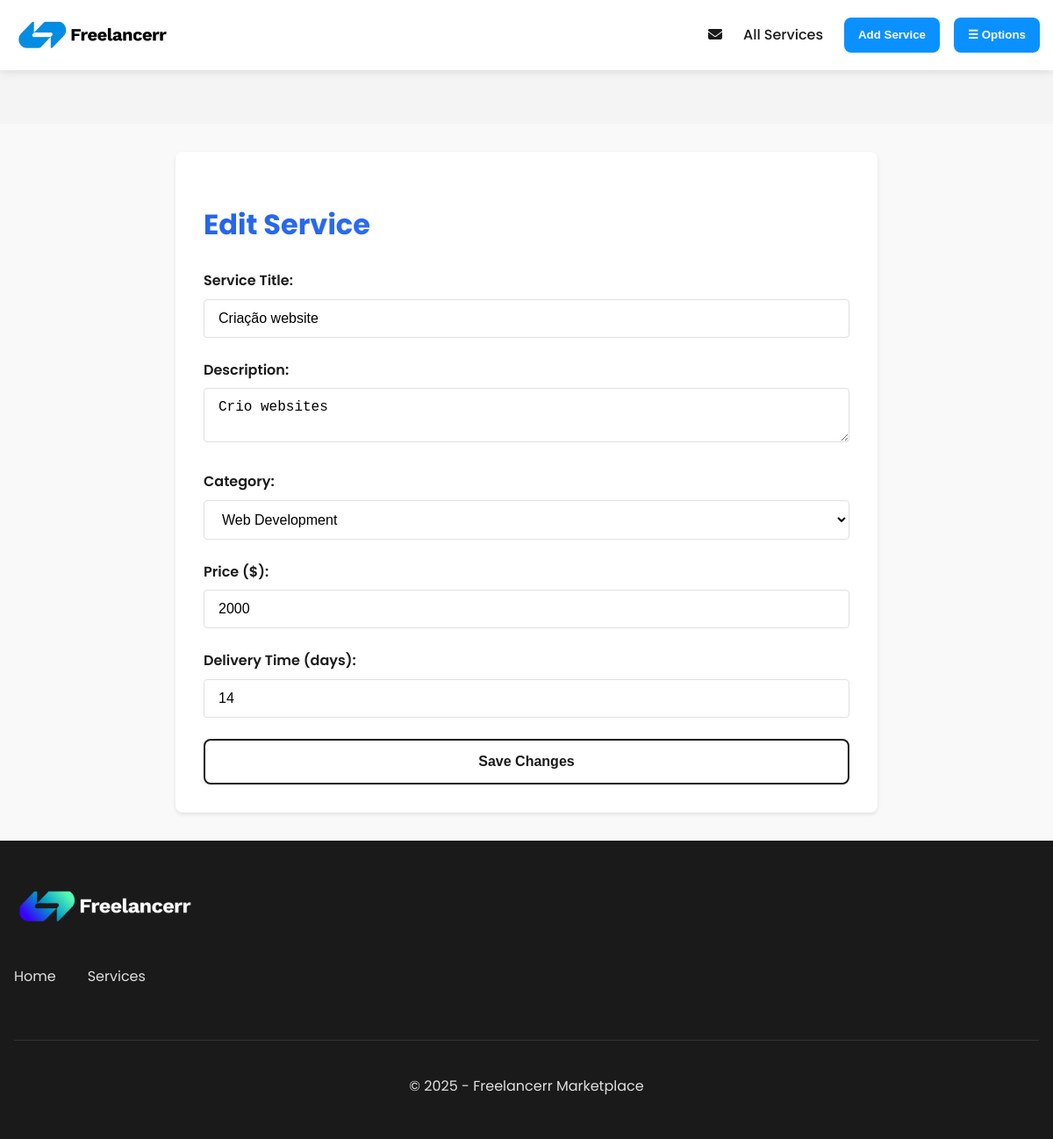
Page /pages/services/edit_job.php?id=15 (signed in) on the committed database.
### tables this page shows
CREATE TABLE Services (
    id INTEGER PRIMARY KEY AUTOINCREMENT,
    freelancer_id INTEGER NOT NULL,
    title TEXT NOT NULL,
    description TEXT NOT NULL,
    category_id INTEGER NOT NULL,
    price REAL NOT NULL,
    delivery_time INTEGER NOT NULL,
    created_at DATETIME DEFAULT CURRENT_TIMESTAMP,
    image_path TEXT,
    video_path TEXT,
    FOREIGN KEY (freelancer_id) REFERENCES Users(id),
    FOREIGN KEY (category_id) REFERENCES Categories(id)
);

CREATE TABLE Categories (
    id INTEGER PRIMARY KEY AUTOINCREMENT,
    name TEXT UNIQUE NOT NULL,
    description TEXT
);

### public/pages/services/edit_job.php (the view, shortened to what this page needs)
<?php
$db = getDB();
$serviceId = $_GET['id'] ?? null;
$stmt = $db->prepare("
    SELECT * FROM Services WHERE id = ?
");
$stmt->execute([$serviceId]);
$service = $stmt->fetch(PDO::FETCH_ASSOC);
$categories = $db->query("SELECT id, name FROM Categories")->fetchAll(PDO::FETCH_ASSOC);
include_once '../../templates/header.php';
?>
<div class="profile-container">
    <h1 class="gradient-heading">Edit Service</h1>
    <form action="" method="POST">
        <div class="form-group">
            <label>Service Title:</label>
            <input type="text" name="title" class="form-control" value="<?php echo htmlspecialchars($service['title']); ?>" required>
        </div>
        <div class="form-group">
            <label>Description:</label>
            <textarea name="description" class="form-control" required><?php echo htmlspecialchars($service['description']); ?></textarea>
        </div>
        <div class="form-group">
            <label>Category:</label>
            <select name="category_id" required>
                <?php foreach($categories as $category): ?>
                    <option value="<?php echo $category['id']; ?>" <?php if ($category['id'] == $service['category_id']) echo 'selected'; ?>>
                        <?php echo htmlspecialchars($category['name']); ?>
                    </option>
                <?php endforeach ?>
            </select>
        </div>
        <div class="form-group">
            <label>Price ($):</label>
            <input type="number" name="price" class="form-control" value="<?php echo htmlspecialchars($service['price']); ?>" required>
        </div>
        <div class="form-group">
            <label>Delivery Time (days):</label>
            <input type="number" name="delivery_time" class="form-control" value="<?php echo htmlspecialchars($service['delivery_time']); ?>" required>
        </div>
        <button type="submit" name="edit_job" class="btn btn-block">Save Changes</button>
    </form>
</div>
<?php include_once '../../templates/footer.php'; ?>

### public/assets/css/style.css (style rules this page uses)
:root { --primary: #0a91ff; --primary-dark: #035ca5; --primary-light: #378bcf; --secondary: #1A1A1A; --secondary-light: #333333; --background: #f9f9f9; --white: #ffffff; --gray-light: #f4f4f4; --gray: #e0e0e0; --gray-dark: #888888; --success: #28a745; --error: #dc3545; --font-main: 'Poppins', 'Segoe UI', Tahoma, Geneva, Verdana, sans-serif; }
* { margin: 0; padding: 0; box-sizing: border-box; }
html, body { height: 100%; }
body { font-family: var(--font-main); line-height: 1.6; color: var(--secondary); background-color: var(--background); display: flex; flex-direction: column; min-height: 100vh; }
h1, h2, h3, h4, h5, h6 { margin-bottom: 0.8rem; font-weight: 600; line-height: 1.2; }
.form-group { margin-bottom: 1.5rem; }
.form-group label { display: block; margin-bottom: 0.5rem; font-weight: 600; color: var(--secondary); }
.form-control { width: 100%; padding: 0.75rem 1rem; border: 1px solid var(--gray); border-radius: 4px; font-size: 1rem; transition: border-color 0.3s, box-shadow 0.3s; }
.form-group select { width: 100%; padding: 0.75rem 1rem; border: 1px solid var(--gray); border-radius: 4px; background-color: #fff; font-size: 1rem; transition: border-color 0.3s, box-shadow 0.3s; }
.btn { text-align: center; font-size: 1rem; border-radius: 8px; line-height: clamp(2.5rem, 7vw, 3rem); text-decoration: none; font-weight: 700; min-width: 10.875rem; margin: auto; margin-left: 0px !important; color: var(--secondary); padding: 0 1.5rem; box-sizing: border-box; background-color: var(--white); border: 2px solid var(--secondary); display: inline-flex; align-items: center; justify-content: center; position: relative; z-index: 1; transition: color 0.3s; cursor: pointer; }
.btn:before { content: ""; width: 0; height: 100%; background: var(--secondary); opacity: 1; position: absolute; display: block; bottom: 0; left: 0; transition: width 0.3s; z-index: -1; }
.btn-block { display: flex; width: 100%; justify-content: center; margin: 0 auto; }
.profile-container { max-width: 800px; margin: 2rem auto; padding: 2rem; background: #fff; border-radius: 8px; box-shadow: 0 2px 4px rgba(0,0,0,0.1); }
.gradient-heading { background: linear-gradient(135deg, #2563eb 0%, #3b82f6 100%); -webkit-background-clip: text; background-clip: text; color: transparent; font-weight: 700; margin: 2rem 0rem; }

### rows in the picture
services: title "Criação website", description "Crio websites", category_id "Web Development", price "2000", delivery_time "14"
